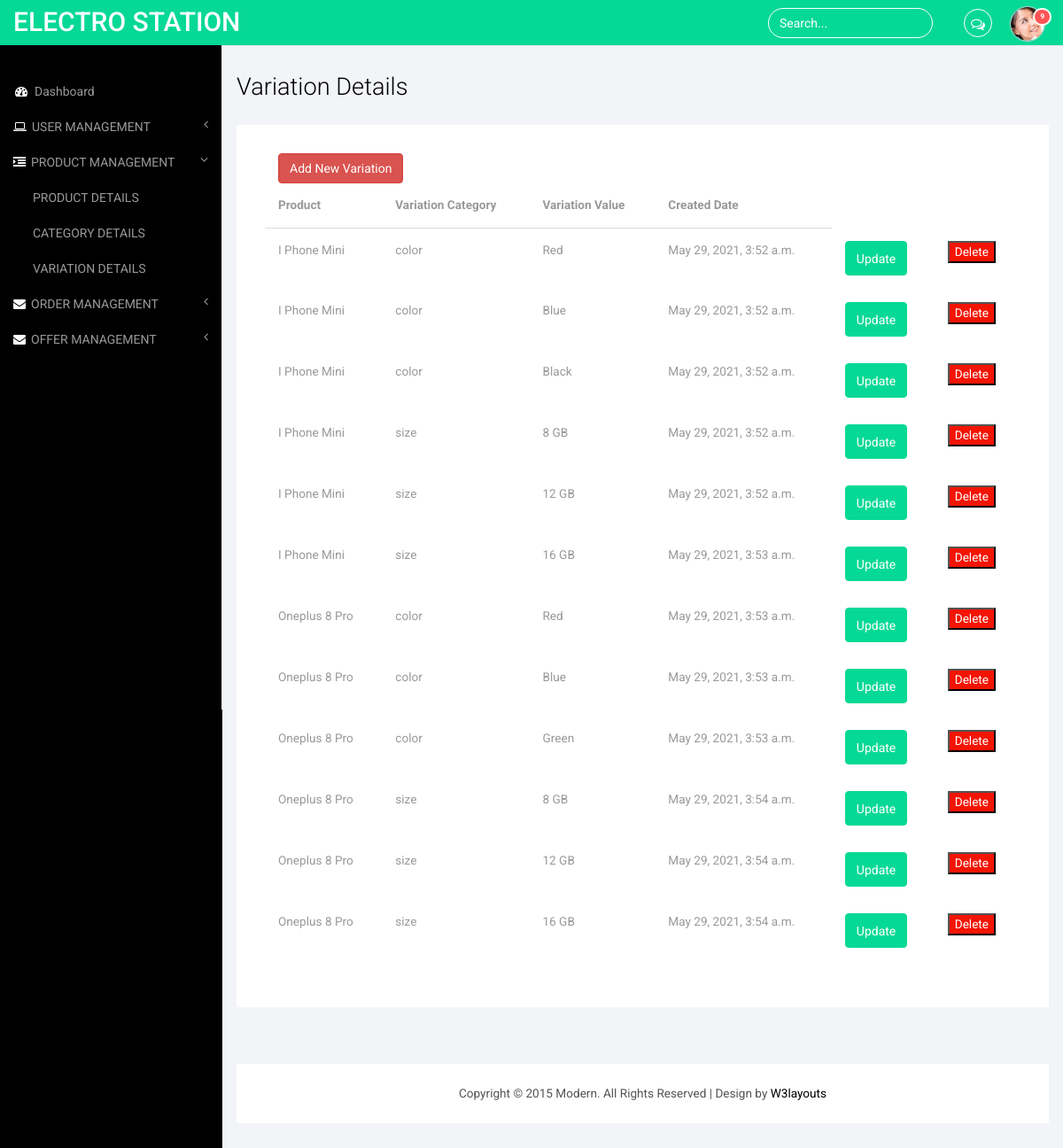
The page /variation_details (signed in) on the database its author committed.
### ecomapp/models.py (models this page shows, shortened)
class Variation(models.Model):
    product =models.ForeignKey(Product, on_delete=models.CASCADE)
    variation_category=models.CharField(max_length=100,choices=variation_category_choice)
    variation_value = models.CharField(max_length=100)
    is_active=models.BooleanField(default=True)
    created_date=models.DateTimeField(auto_now=True)
    objects = VariationManager()

class Product(models.Model):
    name=models.CharField(max_length=100,null=True)
    slug=models.SlugField(unique=True)
    category = models.ForeignKey(Category, on_delete=models.CASCADE)
    price=models.FloatField()
    description = models.TextField()
    stock = models.IntegerField()
    image1=models.ImageField(upload_to="products")
    image2=models.ImageField(upload_to="products",default='')
    image3=models.ImageField(upload_to="products",default='')
    image4=models.ImageField(upload_to="products",default='')
    offer_price=models.FloatField(null=True)
    offer_percentage= models.FloatField(null=True)
    def __str__(self):
        return self.name

### ecomapp/views.py (the view)
# urls.py: path('variation_details',views.variation_details,name='variation_details'),
@cache_control(max_age=0,no_cache=True, must_revalidate=True, no_store=True)
def variation_details(request):
    if request.session.has_key('is_logged'):
        variation = Variation.objects.all()
        return render(request,'variation_details.html',{'variation':variation})
    else:
        return redirect('admin_login')

### ecomapp/context_processors.py (called while the page is built)
def menu_link(request):
    links = Category.objects.all()
    return dict(links=links)

def counter(request):
    cart_count=0
    if 'admin' in request.path:
        return{}
    else:
        try:
            cart= Cart.objects.filter(cart_id=_cart_id(request))
            if request.user.is_authenticated:
                cart_items=CartItem.objects.all().filter(user=request.user)
            else:
                cart_items= CartItem.objects.all().filter(cart=cart[:1])
            for cart_item in cart_items:
                cart_count += cart_item.quantity
        except Cart.DoesNotExist:
            cart_count =0
    return dict(cart_count=cart_count)

### ecomapp/views.py (called while the page is built)
def _cart_id(request):
    cart= request.session.session_key
    if not cart:
        cart=request.session.create()
    return cart

### templates/variation_details.html (shortened to what this page needs)
{% load static %}
<!DOCTYPE HTML>
<html>
<head>
<link href="{% static 'css/bootstrap.min.css' %}" rel='stylesheet' type='text/css' />
<link href="{% static 'css/style.css' %}" rel='stylesheet' type='text/css' />
<link href="{% static 'css/font-awesome.css' %}" rel="stylesheet">
</head>
<body>
<div id="wrapper">
        <nav class="top1 navbar navbar-default navbar-static-top" role="navigation" style="margin-bottom: 0">
            <div class="navbar-header">
                <a class="navbar-brand" href="index.html">ELECTRO STATION</a>
            </div>
            <ul class="nav navbar-nav navbar-right">
				<li class="dropdown">
	        		<a href="#" class="dropdown-toggle" data-toggle="dropdown" aria-expanded="false"><i class="fa fa-comments-o"></i></a>
	      		</li>
			    <li class="dropdown">
	        		<a href="#" class="dropdown-toggle avatar" data-toggle="dropdown"><img src="{% static 'images/1.png' %}" alt=""/><span class="badge">9</span></a>
	      		</li>
			</ul>
      <form class="navbar-form navbar-right">
        <input type="text" class="form-control" value="Search..." onfocus="this.value = '';" onblur="if (this.value == '') {this.value = 'Search...';}">
      </form>
      <div class="navbar-default sidebar" role="navigation">
          <div class="sidebar-nav navbar-collapse">
              <ul class="nav" id="side-menu">
                  <li>
                      <a href="{% url 'admin_panel' %}"><i class="fa fa-dashboard fa-fw nav_icon"></i>Dashboard</a>
                  </li>
                  <li>
                      <a href="#"><i class="fa fa-laptop nav_icon"></i>USER MANAGEMENT<span class="fa arrow"></span></a>
                  </li>
                  <li>
                    <a href="#"><i class="fa fa-indent nav_icon"></i>PRODUCT MANAGEMENT<span class="fa arrow"></span></a>
                    <ul class="nav nav-second-level">
                        <li>
                            <a href="{% url 'admin_product_details' %}">PRODUCT DETAILS</a>
                        </li>
                        <li>
                            <a href="{% url 'category_details' %}">CATEGORY DETAILS</a>
                        </li>
                        <li>
                            <a href="{% url 'variation_details' %}">VARIATION DETAILS</a>
                        </li>
                    </ul>
                </li>
                  <li>
                      <a href="#"><i class="fa fa-envelope nav_icon"></i>ORDER MANAGEMENT<span class="fa arrow"></span></a>
                  </li>
                  <li>
                    <a href="#"><i class="fa fa-envelope nav_icon"></i>OFFER MANAGEMENT<span class="fa arrow"></span></a>
                </li>
              </ul>
          </div>
      </div>
  </nav>
        <div id="page-wrapper">
        <div class="col-md-12 graphs">
	   <div class="xs">
  	 <h3>Variation Details</h3>
  	<div class="bs-example4" data-example-id="contextual-table">
        <div class="col-sm-6">
            <a href="{% url 'add_variation' %}" class="btn btn-danger"> <span>Add New Variation</span></a>
        </div>
    <table class="table">
      <thead>
        <tr>
            <th>Product</th>
            <th>Variation Category</th>
            <th>Variation Value</th>
            <th>Created Date</th>
        </tr>
      </thead>
      <tbody>
        {% for var in variation %}
                    <tr>
                        <td>{{var.product}}</td>
                        <td>{{var.variation_category}}</td>
                        <td>{{var.variation_value}}</td>
                        <td>{{var.created_date}}</td>
                        <td>
                            <a href="{% url 'edit_variation' var.id %}" class="settings btn btn-warning" title="Update" data-toggle="tooltip"><span class="material-icons-outlined">
                                Update
                                </span></a>
                        </td>
                        <td>
                            <button style="background: #f31404;" onclick="return confirm ('are you sure Do you want to delete') ? window.location.href='{% url 'variation_delete' var.id %}' : ''  " > <span style="color: #fff;" class="material-icons-outlined">
                             Delete
                             </span></button>
                         </td>
                    </tr>
                {% endfor %}
      </tbody>
    </table>
   </div>
  <div class="copy_layout">
      <p>Copyright © 2015 Modern. All Rights Reserved | Design by <a href="http://w3layouts.com/" target="_blank">W3layouts</a> </p>
  </div>
   </div>
      </div>
   </div>
<link href="{% static 'css/custom.css' %}" rel="stylesheet">
</body>
</html>

### static/css/style.css (style rules this page uses)
h4, h5, h6, h1, h2, h3 { margin-top: 0; }
ul, ol { margin: 0; }
p { margin: 0; }
html, body { font-family: 'Roboto', sans-serif; font-size: 100%; background:#000; overflow-x: hidden; }
body a { transition:0.5s all; -webkit-transition:0.5s all; -moz-transition:0.5s all; -o-transition:0.5s all; -ms-transition:0.5s all; }
.navbar .navbar-nav li a { padding: 0 10px; line-height: 56px; position: relative; }
.navbar .navbar-nav li a i { border: 1px solid #fff; padding: 8px 0; width: 32px; text-align: center; -webkit-border-radius: 50em; -moz-border-radius: 50em; border-radius: 50em; color: #fff; height: 32px; }
.navbar .navbar-nav li .dropdown-toggle.avatar img { height: 40px; -webkit-border-radius: 50em; -moz-border-radius: 50em; border-radius: 50em; border: 1px solid #c0cadd; margin-top: -4px; }
.navbar .navbar-nav li a .badge { background: #ff5454; border: 2px solid white; position: absolute; top: 9px; right: 3px; font-size: 8px; line-height: 8px; padding: 4px 6px; -webkit-border-radius: 50em; -moz-border-radius: 50em; border-radius: 50em; min-width: 0; }
.navbar-default.sidebar { background-color: #000; font-family: 'Roboto', sans-serif; }
nav.top1.navbar.navbar-default.navbar-static-top { background-color:rgb(6, 217, 149); font-family: 'Roboto', sans-serif; }
.navbar-default .navbar-brand { color: #fff !important; font-size: 30px; font-weight: 500; }
.navbar-right { margin-right: 10px !important; }
.navbar-right li { display:inline-block; }
i.nav_icon { color: #fff; margin-right:6px; }
.sidebar ul li a { color: #999; font-size:14px; }
.form-control { background: none !important; border: 1px solid #fff !important; border-radius: 20px !important; box-shadow: none !important; }
.navbar-form.navbar-right input[type="text"] { color: #fff; }
form.navbar-form.navbar-right { margin:9px 0 0 0; }
ul.nav.navbar-nav.navbar-right { height: 51px; }
.sidebar-nav.navbar-collapse { margin: 2em 0 0 0; }
.copy p, .copy_layout p { font-size:0.85em; color:#555; }
.copy p a, .copy_layout p a { color:#000; }
.graphs { padding: 2em 1em; background: #f2f4f8; font-family: 'Roboto', sans-serif; }
.btn-warning { color: #fff; background-color:rgb(6, 217, 149); border-color:rgb(6, 217, 149); padding:8.5px 12px; }
.bs-example4 { background: #fff; padding: 2em; }
.xs h3, .widget_head { color:#000; font-size:1.7em; font-weight:300; margin-bottom: 1em; }
.table > thead > tr > th, .table > tbody > tr > th, .table > tfoot > tr > th, .table > thead > tr > td, .table > tbody > tr > td, .table > tfoot > tr > td { border-top: none !important; }
span.badge { min-width: 3rem; padding: 2px 9px; text-align: center; font-size: 0.85; line-height: inherit; color: #fff; position: absolute; right:38px; -webkit-box-sizing: border-box; -moz-box-sizing: border-box; box-sizing: border-box; border-radius: 2px; }
.table > thead > tr > th, .table > tbody > tr > th, .table > tfoot > tr > th, .table > thead > tr > td, .table > tbody > tr > td, .table > tfoot > tr > td { font-size: 0.85em; color: #999; }
.table td, .table>tbody>tr>td, .table>tbody>tr>th, .table>tfoot>tr>td, .table>tfoot>tr>th, .table>thead>tr>td, .table>thead>tr>th { padding:15px !important; }
.table > thead > tr > th { border-bottom: 1px solid #ddd !important; }
.copy_layout { padding:1.5em 0; background:#fff; text-align:center; margin: 4em 0 0em 0; }

### static/css/custom.css (style rules this page uses)
#wrapper { width: 100%; }
#page-wrapper { min-height: 568px; background-color: #fff; }
@media (min-width:768px) { #page-wrapper { position: inherit; margin: 0 0 0 250px; border-left: 1px solid #e7e7e7; } }
.sidebar .sidebar-nav.navbar-collapse { padding-right: 0; padding-left: 0; }
.sidebar .arrow { float: right; }
.sidebar .fa.arrow:before { content: "\f104"; }
.sidebar .active>a>.fa.arrow:before { content: "\f107"; }
.sidebar .nav-second-level li, .sidebar .nav-third-level li { border-bottom: 0!important; }
.sidebar .nav-second-level li a { padding-left: 37px; }
@media (min-width:768px) { .sidebar { z-index: 1; position: absolute; width: 250px; margin-top: 51px; } }

### rows shown on the page
Variation: product "I Phone Mini", variation_category "color", variation_value "Red", created_date "May 29, 2021, 3:52 a.m."
Variation: product "I Phone Mini", variation_category "color", variation_value "Blue", created_date "May 29, 2021, 3:52 a.m."
Variation: product "I Phone Mini", variation_category "color", variation_value "Black", created_date "May 29, 2021, 3:52 a.m."
Variation: product "I Phone Mini", variation_category "size", variation_value "8 GB", created_date "May 29, 2021, 3:52 a.m."
Variation: product "I Phone Mini", variation_category "size", variation_value "12 GB", created_date "May 29, 2021, 3:52 a.m."
Variation: product "I Phone Mini", variation_category "size", variation_value "16 GB", created_date "May 29, 2021, 3:53 a.m."
Variation: product "Oneplus 8 Pro", variation_category "color", variation_value "Red", created_date "May 29, 2021, 3:53 a.m."
Variation: product "Oneplus 8 Pro", variation_category "color", variation_value "Blue", created_date "May 29, 2021, 3:53 a.m."
Variation: product "Oneplus 8 Pro", variation_category "color", variation_value "Green", created_date "May 29, 2021, 3:53 a.m."
Variation: product "Oneplus 8 Pro", variation_category "size", variation_value "8 GB", created_date "May 29, 2021, 3:54 a.m."
Variation: product "Oneplus 8 Pro", variation_category "size", variation_value "12 GB", created_date "May 29, 2021, 3:54 a.m."
Variation: product "Oneplus 8 Pro", variation_category "size", variation_value "16 GB", created_date "May 29, 2021, 3:54 a.m."
